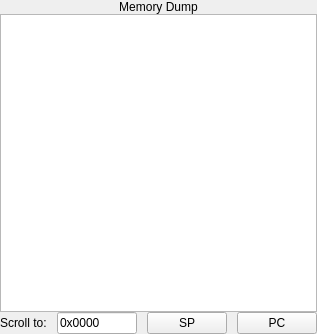
<?xml version="1.0" encoding="UTF-8"?>
<ui version="4.0">
 <class>MemoryDumpPane</class>
 <widget class="QWidget" name="MemoryDumpPane">
  <property name="geometry">
   <rect>
    <x>0</x>
    <y>0</y>
    <width>304</width>
    <height>334</height>
   </rect>
  </property>
  <property name="sizePolicy">
   <sizepolicy hsizetype="Preferred" vsizetype="Preferred">
    <horstretch>0</horstretch>
    <verstretch>0</verstretch>
   </sizepolicy>
  </property>
  <property name="minimumSize">
   <size>
    <width>0</width>
    <height>300</height>
   </size>
  </property>
  <property name="maximumSize">
   <size>
    <width>304</width>
    <height>16777215</height>
   </size>
  </property>
  <property name="baseSize">
   <size>
    <width>0</width>
    <height>0</height>
   </size>
  </property>
  <property name="windowTitle">
   <string>Form</string>
  </property>
  <layout class="QVBoxLayout" name="verticalLayout">
   <property name="spacing">
    <number>0</number>
   </property>
   <property name="leftMargin">
    <number>0</number>
   </property>
   <property name="topMargin">
    <number>0</number>
   </property>
   <property name="rightMargin">
    <number>0</number>
   </property>
   <property name="bottomMargin">
    <number>0</number>
   </property>
   <item>
    <widget class="QLabel" name="label">
     <property name="sizePolicy">
      <sizepolicy hsizetype="Preferred" vsizetype="Preferred">
       <horstretch>0</horstretch>
       <verstretch>0</verstretch>
      </sizepolicy>
     </property>
     <property name="palette">
      <palette>
       <active>
        <colorrole role="Base">
         <brush brushstyle="SolidPattern">
          <color alpha="255">
           <red>255</red>
           <green>255</green>
           <blue>255</blue>
          </color>
         </brush>
        </colorrole>
        <colorrole role="Window">
         <brush brushstyle="SolidPattern">
          <color alpha="255">
           <red>104</red>
           <green>173</green>
           <blue>245</blue>
          </color>
         </brush>
        </colorrole>
       </active>
       <inactive>
        <colorrole role="Base">
         <brush brushstyle="SolidPattern">
          <color alpha="255">
           <red>255</red>
           <green>255</green>
           <blue>255</blue>
          </color>
         </brush>
        </colorrole>
        <colorrole role="Window">
         <brush brushstyle="SolidPattern">
          <color alpha="255">
           <red>104</red>
           <green>173</green>
           <blue>245</blue>
          </color>
         </brush>
        </colorrole>
       </inactive>
       <disabled>
        <colorrole role="Base">
         <brush brushstyle="SolidPattern">
          <color alpha="255">
           <red>104</red>
           <green>173</green>
           <blue>245</blue>
          </color>
         </brush>
        </colorrole>
        <colorrole role="Window">
         <brush brushstyle="SolidPattern">
          <color alpha="255">
           <red>104</red>
           <green>173</green>
           <blue>245</blue>
          </color>
         </brush>
        </colorrole>
       </disabled>
      </palette>
     </property>
     <property name="frameShape">
      <enum>QFrame::Panel</enum>
     </property>
     <property name="frameShadow">
      <enum>QFrame::Plain</enum>
     </property>
     <property name="lineWidth">
      <number>0</number>
     </property>
     <property name="text">
      <string>Memory Dump</string>
     </property>
     <property name="alignment">
      <set>Qt::AlignCenter</set>
     </property>
    </widget>
   </item>
   <item>
    <widget class="QTableView" name="tableView">
     <property name="minimumSize">
      <size>
       <width>20</width>
       <height>200</height>
      </size>
     </property>
     <property name="editTriggers">
      <set>QAbstractItemView::DoubleClicked|QAbstractItemView::EditKeyPressed|QAbstractItemView::SelectedClicked</set>
     </property>
     <property name="showGrid">
      <bool>false</bool>
     </property>
     <attribute name="horizontalHeaderVisible">
      <bool>false</bool>
     </attribute>
     <attribute name="horizontalHeaderMinimumSectionSize">
      <number>22</number>
     </attribute>
     <attribute name="verticalHeaderVisible">
      <bool>false</bool>
     </attribute>
    </widget>
   </item>
   <item>
    <layout class="QHBoxLayout" name="horizontalLayout">
     <property name="spacing">
      <number>0</number>
     </property>
     <item>
      <spacer name="horizontalSpacer">
       <property name="orientation">
        <enum>Qt::Horizontal</enum>
       </property>
       <property name="sizeHint" stdset="0">
        <size>
         <width>40</width>
         <height>20</height>
        </size>
       </property>
      </spacer>
     </item>
     <item>
      <widget class="QLabel" name="scrollToLabel">
       <property name="text">
        <string>Scroll to:</string>
       </property>
      </widget>
     </item>
     <item>
      <widget class="QFrame" name="frame">
       <property name="minimumSize">
        <size>
         <width>10</width>
         <height>0</height>
        </size>
       </property>
       <property name="maximumSize">
        <size>
         <width>10</width>
         <height>16777215</height>
        </size>
       </property>
       <property name="frameShape">
        <enum>QFrame::NoFrame</enum>
       </property>
       <property name="frameShadow">
        <enum>QFrame::Raised</enum>
       </property>
      </widget>
     </item>
     <item>
      <widget class="QLineEdit" name="scrollToLineEdit">
       <property name="minimumSize">
        <size>
         <width>80</width>
         <height>0</height>
        </size>
       </property>
       <property name="maximumSize">
        <size>
         <width>80</width>
         <height>16777215</height>
        </size>
       </property>
       <property name="text">
        <string>0x0000</string>
       </property>
       <property name="maxLength">
        <number>6</number>
       </property>
       <property name="frame">
        <bool>true</bool>
       </property>
      </widget>
     </item>
     <item>
      <widget class="QFrame" name="frame_2">
       <property name="minimumSize">
        <size>
         <width>10</width>
         <height>0</height>
        </size>
       </property>
       <property name="maximumSize">
        <size>
         <width>10</width>
         <height>16777215</height>
        </size>
       </property>
       <property name="frameShape">
        <enum>QFrame::NoFrame</enum>
       </property>
       <property name="frameShadow">
        <enum>QFrame::Raised</enum>
       </property>
      </widget>
     </item>
     <item>
      <widget class="QPushButton" name="spPushButton">
       <property name="text">
        <string>SP</string>
       </property>
      </widget>
     </item>
     <item>
      <widget class="QFrame" name="frame_3">
       <property name="minimumSize">
        <size>
         <width>10</width>
         <height>0</height>
        </size>
       </property>
       <property name="maximumSize">
        <size>
         <width>10</width>
         <height>16777215</height>
        </size>
       </property>
       <property name="frameShape">
        <enum>QFrame::NoFrame</enum>
       </property>
       <property name="frameShadow">
        <enum>QFrame::Raised</enum>
       </property>
      </widget>
     </item>
     <item>
      <widget class="QPushButton" name="pcPushButton">
       <property name="text">
        <string>PC</string>
       </property>
      </widget>
     </item>
    </layout>
   </item>
  </layout>
 </widget>
 <resources/>
 <connections/>
</ui>
